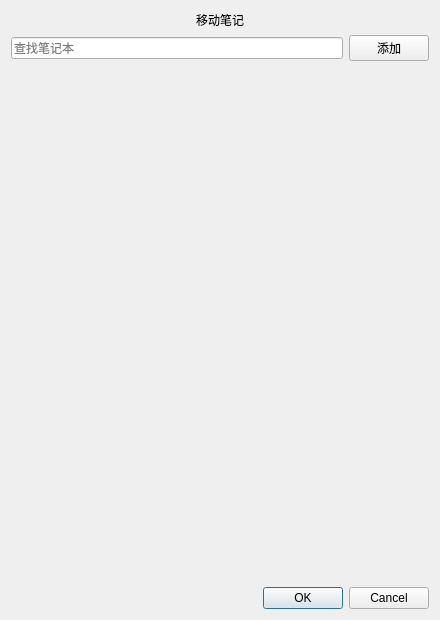
<?xml version="1.0" encoding="UTF-8"?>
<ui version="4.0">
 <class>CategoryListWidget</class>
 <widget class="QDialog" name="CategoryListWidget">
  <property name="enabled">
   <bool>true</bool>
  </property>
  <property name="geometry">
   <rect>
    <x>0</x>
    <y>0</y>
    <width>440</width>
    <height>620</height>
   </rect>
  </property>
  <property name="minimumSize">
   <size>
    <width>0</width>
    <height>0</height>
   </size>
  </property>
  <property name="maximumSize">
   <size>
    <width>16777215</width>
    <height>16777215</height>
   </size>
  </property>
  <property name="mouseTracking">
   <bool>false</bool>
  </property>
  <property name="tabletTracking">
   <bool>false</bool>
  </property>
  <property name="acceptDrops">
   <bool>false</bool>
  </property>
  <property name="windowTitle">
   <string>Form</string>
  </property>
  <property name="windowOpacity">
   <double>1.000000000000000</double>
  </property>
  <property name="autoFillBackground">
   <bool>false</bool>
  </property>
  <property name="styleSheet">
   <string notr="true">QDialog#CategoriesWidget{
	background-color:#EFEFEF;
}</string>
  </property>
  <layout class="QVBoxLayout" name="verticalLayout">
   <item>
    <widget class="QLabel" name="label">
     <property name="text">
      <string>移动笔记</string>
     </property>
     <property name="alignment">
      <set>Qt::AlignCenter</set>
     </property>
    </widget>
   </item>
   <item>
    <layout class="QHBoxLayout" name="horizontalLayout">
     <item>
      <widget class="QLineEdit" name="lineEdit">
       <property name="styleSheet">
        <string notr="true"/>
       </property>
       <property name="alignment">
        <set>Qt::AlignLeading|Qt::AlignLeft|Qt::AlignVCenter</set>
       </property>
       <property name="placeholderText">
        <string>查找笔记本</string>
       </property>
       <property name="clearButtonEnabled">
        <bool>true</bool>
       </property>
      </widget>
     </item>
     <item>
      <widget class="QPushButton" name="pushButton_add">
       <property name="enabled">
        <bool>true</bool>
       </property>
       <property name="text">
        <string>添加</string>
       </property>
      </widget>
     </item>
    </layout>
   </item>
   <item>
    <widget class="QListWidget" name="listWidget_data">
     <property name="styleSheet">
      <string notr="true">QListWidget#listWidget_data{
	border: 0px solid;
	background-color:#EFEFEF;
}</string>
     </property>
    </widget>
   </item>
   <item>
    <widget class="QDialogButtonBox" name="buttonBox">
     <property name="standardButtons">
      <set>QDialogButtonBox::Cancel|QDialogButtonBox::Ok</set>
     </property>
    </widget>
   </item>
  </layout>
 </widget>
 <resources/>
 <connections>
  <connection>
   <sender>buttonBox</sender>
   <signal>accepted()</signal>
   <receiver>CategoryListWidget</receiver>
   <slot>reject()</slot>
   <hints>
    <hint type="sourcelabel">
     <x>219</x>
     <y>599</y>
    </hint>
    <hint type="destinationlabel">
     <x>219</x>
     <y>309</y>
    </hint>
   </hints>
  </connection>
  <connection>
   <sender>buttonBox</sender>
   <signal>rejected()</signal>
   <receiver>CategoryListWidget</receiver>
   <slot>accept()</slot>
   <hints>
    <hint type="sourcelabel">
     <x>219</x>
     <y>599</y>
    </hint>
    <hint type="destinationlabel">
     <x>219</x>
     <y>309</y>
    </hint>
   </hints>
  </connection>
 </connections>
</ui>
